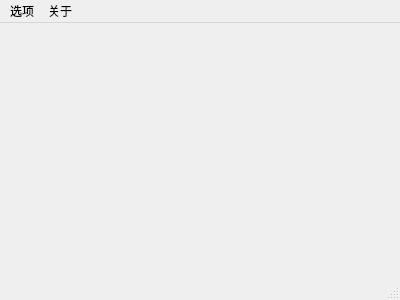
<?xml version="1.0" encoding="UTF-8"?>
<ui version="4.0">
 <class>MainWindow</class>
 <widget class="QMainWindow" name="MainWindow">
  <property name="geometry">
   <rect>
    <x>0</x>
    <y>0</y>
    <width>400</width>
    <height>300</height>
   </rect>
  </property>
  <property name="windowTitle">
   <string>MainWindow</string>
  </property>
  <widget class="QWidget" name="centralWidget"/>
  <widget class="QMenuBar" name="menuBar">
   <property name="geometry">
    <rect>
     <x>0</x>
     <y>0</y>
     <width>400</width>
     <height>26</height>
    </rect>
   </property>
   <widget class="QMenu" name="menuOption">
    <property name="title">
     <string>选项</string>
    </property>
    <widget class="QMenu" name="menuLevel">
     <property name="title">
      <string>等级</string>
     </property>
     <addaction name="actionprimary"/>
     <addaction name="actionmedium"/>
     <addaction name="actionexpert"/>
    </widget>
    <addaction name="actionRestart"/>
    <addaction name="menuLevel"/>
    <addaction name="actionExit"/>
   </widget>
   <widget class="QMenu" name="menuAbout">
    <property name="title">
     <string>关于</string>
    </property>
    <addaction name="actionVersion"/>
    <addaction name="actionAuthor"/>
   </widget>
   <addaction name="menuOption"/>
   <addaction name="menuAbout"/>
  </widget>
  <widget class="QStatusBar" name="statusBar"/>
  <action name="actionRestart">
   <property name="text">
    <string>再来一局</string>
   </property>
   <property name="toolTip">
    <string>再来一局</string>
   </property>
   <property name="shortcut">
    <string>Ctrl+R</string>
   </property>
  </action>
  <action name="actionExit">
   <property name="text">
    <string>退出</string>
   </property>
   <property name="toolTip">
    <string>退出</string>
   </property>
  </action>
  <action name="actionprimary">
   <property name="text">
    <string>菜鸟</string>
   </property>
   <property name="toolTip">
    <string>菜鸟</string>
   </property>
  </action>
  <action name="actionmedium">
   <property name="text">
    <string>熟练</string>
   </property>
   <property name="toolTip">
    <string>熟练</string>
   </property>
  </action>
  <action name="actionexpert">
   <property name="text">
    <string>砖家</string>
   </property>
   <property name="toolTip">
    <string>砖家</string>
   </property>
  </action>
  <action name="actionVersion">
   <property name="text">
    <string>版本</string>
   </property>
   <property name="toolTip">
    <string>版本</string>
   </property>
  </action>
  <action name="actionAuthor">
   <property name="text">
    <string>作者</string>
   </property>
   <property name="toolTip">
    <string>作者</string>
   </property>
  </action>
 </widget>
 <layoutdefault spacing="6" margin="11"/>
 <resources/>
 <connections/>
</ui>
